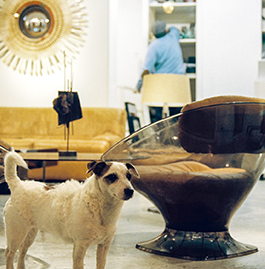
#> input picture category_img_3.png, 265 x 269 px, given in place of predictions.jpg, which was not available
$ jupyter execute --allow-errors yoloV3.ipynb   (shell and % lines are left out)   (text cells are left out)
#> lines starting #> are read from the running program, lines starting #| are printed output that depends on the picture
[cell 1]
from google.colab import auth
#> (the rest of this cell did not finish here and is left out)

[cell 2]
cd /content/drive/darknet

[cell 3]
def imShow(path):
#> called with path = 'predictions.jpg'
  import cv2
  import matplotlib.pyplot as plt
  %matplotlib inline

  image = cv2.imread(path)
#> image is the input picture: shape (269, 265, 3); mean B, G, R 137.3, 158.9, 168.8
  height, width = image.shape[:2]
#> height = 269; width = 265
  resized_image = cv2.resize(image,(3*width, 3*height), interpolation = cv2.INTER_CUBIC)
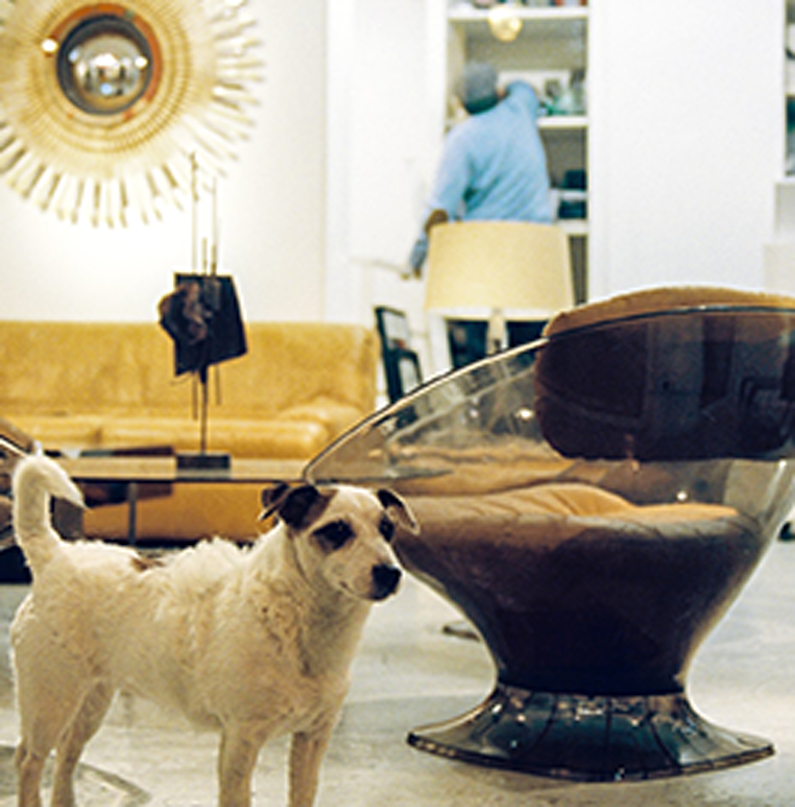
#> resized_image: shape (807, 795, 3); mean B, G, R 137.3, 158.9, 168.8

  fig = plt.gcf()
  fig.set_size_inches(18, 10)
  plt.axis("off")
  #plt.rcParams['figure.figsize'] = [10, 5]
  plt.imshow(cv2.cvtColor(resized_image, cv2.COLOR_BGR2RGB))
  plt.show()


def upload():
  from google.colab import files
  uploaded = files.upload()
  for name, data in uploaded.items():
    with open(name, 'wb') as f:
      f.write(data)
      print ('saved file', name)
def download(path):
  from google.colab import files
  files.download(path)


$ run again, on category_img_4.png
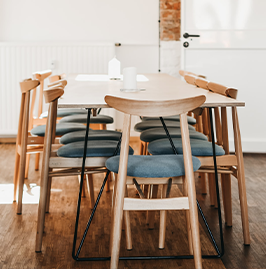
#> input picture category_img_4.png, 266 x 269 px, given in place of predictions.jpg, which was not available
#> in imShow, image is the input picture: shape (269, 266, 3); mean B, G, R 135.8, 150.5, 169
#> in imShow, `resized_image = cv2.resize(image,(3*width, 3*height), interpolation = ..`:
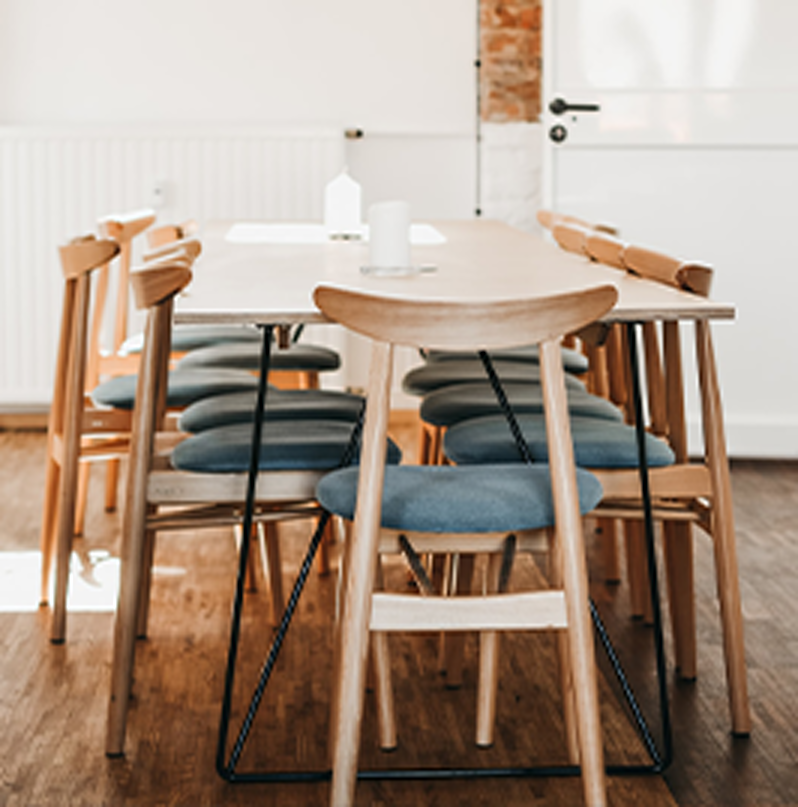
#> resized_image: shape (807, 798, 3); mean B, G, R 135.8, 150.5, 169
